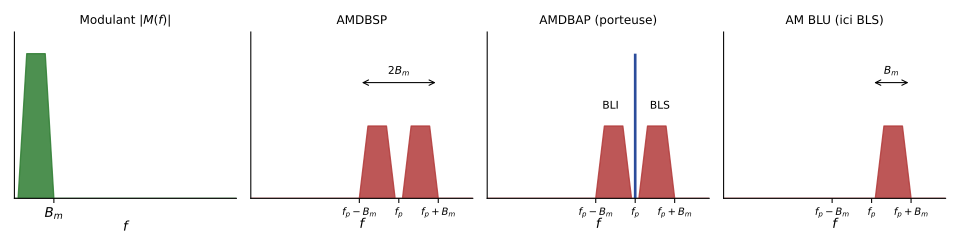

Write the Python code that produced this figure.
"""EARF1 ch. 2 — Spectres d'amplitude (f > 0) des trois modulations d'amplitude, modulant quelconque.
D'après le support [mod-ana, p. 22, 28 et 30], redessinée (échelles normalisées)."""
import numpy as np
import matplotlib
matplotlib.use("Agg")
import matplotlib.pyplot as plt
plt.rcParams.update({"font.family": "sans-serif", "font.size": 10, "svg.fonttype": "none"})
VERT, ROUGE, BLEU = "#2E7D32", "#B23A3A", "#2B4C9B"
fp, Bm, e = 6.0, 1.6, 0.15
f = np.linspace(0, 9, 3001)
def bande(g):  # spectre du modulant entre e et Bm (pas de composante continue)
    return np.clip(np.minimum((g - e) / 0.35, (Bm - g) / 0.35), 0, 1)
fig, ax = plt.subplots(1, 4, figsize=(10, 2.6))
ax[0].fill_between(f, bande(f), color=VERT, alpha=0.85); ax[0].set_title("Modulant $|M(f)|$", fontsize=9)
ax[0].set_xticks([Bm]); ax[0].set_xticklabels(["$B_m$"])
bli, bls = bande(fp - f) * (f < fp), bande(f - fp) * (f > fp)
ax[1].fill_between(f, 0.5 * (bli + bls), color=ROUGE, alpha=0.85); ax[1].set_title("AMDBSP", fontsize=9)
ax[2].fill_between(f, 0.5 * (bli + bls), color=ROUGE, alpha=0.85); ax[2].vlines(fp, 0, 1, color=BLEU, lw=2)
ax[2].set_title("AMDBAP (porteuse)", fontsize=9)
ax[2].text(fp - 1.0, 0.62, "BLI", fontsize=8, ha="center"); ax[2].text(fp + 1.0, 0.62, "BLS", fontsize=8, ha="center")
ax[3].fill_between(f, 0.5 * bls, color=ROUGE, alpha=0.85); ax[3].set_title("AM BLU (ici BLS)", fontsize=9)
for a in ax[1:]:
    a.set_xticks([fp - Bm, fp, fp + Bm]); a.set_xticklabels(["$f_p-B_m$", "$f_p$", "$f_p+B_m$"], fontsize=7.5)
for a in ax:
    a.set_xlim(0, 9); a.set_ylim(0, 1.15); a.set_yticks([]); a.set_xlabel("$f$", labelpad=0)
    a.spines[["top", "right"]].set_visible(False)
ax[1].annotate("", (fp + Bm, 0.8), (fp - Bm, 0.8), arrowprops=dict(arrowstyle="<->", lw=0.8))
ax[1].text(fp, 0.86, "$2B_m$", ha="center", fontsize=8)
ax[3].annotate("", (fp + Bm, 0.8), (fp, 0.8), arrowprops=dict(arrowstyle="<->", lw=0.8))
ax[3].text(fp + Bm / 2, 0.86, "$B_m$", ha="center", fontsize=8)
fig.tight_layout(); fig.savefig("02-spectres-am.svg")
